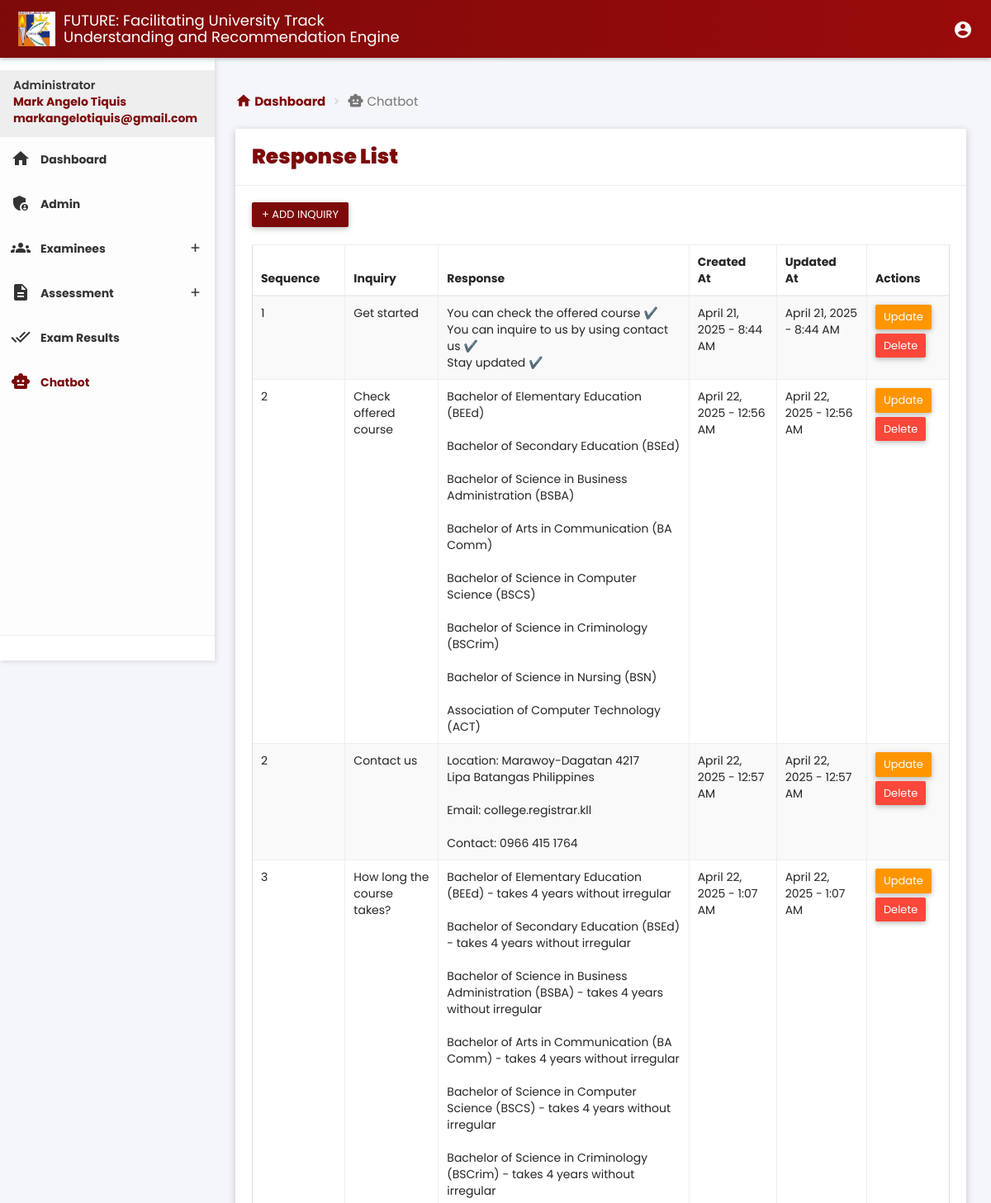
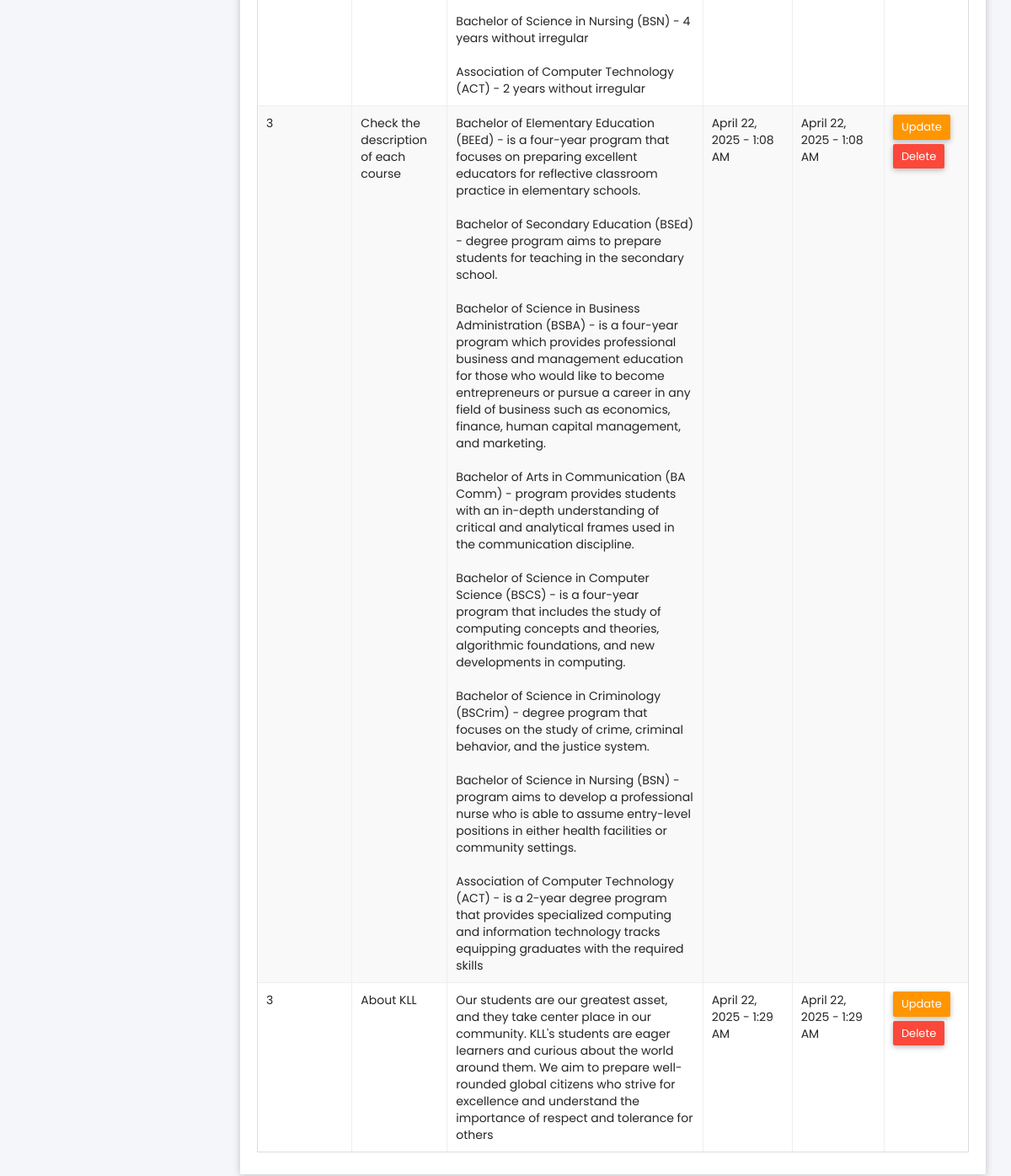
The app's page /admin/chatbot.php (signed in) with its own data (2 pictures, top to bottom).
### tables this page shows
CREATE TABLE `tbl_chatbot` (
  `id` int(11) NOT NULL,
  `chat_question` text NOT NULL,
  `bot_response` text NOT NULL,
  `created_at` timestamp NOT NULL DEFAULT current_timestamp(),
  `updated_at` timestamp NOT NULL DEFAULT current_timestamp(),
  `sequence` int(11) DEFAULT 0
);

### admin/chatbot.php (the view, shortened to what this page needs)
<?php
include '../database/connection.php';
$get_chatbot = "SELECT * FROM `tbl_chatbot`";
$stmt_get_chatbot = $conn->query($get_chatbot);
$chatbot = $stmt_get_chatbot->fetchAll(PDO::FETCH_ASSOC);
?>
<!DOCTYPE html>
<html>
<head>
    <link href="plugins/bootstrap/css/bootstrap.css" rel="stylesheet">
    <link href="plugins/bootstrap-select/css/bootstrap-select.css" rel="stylesheet">
    <link href="plugins/node-waves/waves.css" rel="stylesheet" />
    <link href="plugins/animate-css/animate.css" rel="stylesheet" />
    <link href="plugins/jquery-datatable/skin/bootstrap/css/dataTables.bootstrap.css" rel="stylesheet">
    <link href="css/style.css" rel="stylesheet">
    <link href="css/themes/all-themes.css" rel="stylesheet" />
    <link rel="stylesheet" href="css/custom.css">
</head>
<body class="theme-red">
    <nav class="navbar">
        <div class="container-fluid">
            <div class="navbar-header">
                <a id="app-title" style="display:flex;align-items:center" class="navbar-brand" href="index.php">
                    <img id="bcas-logo" style="width:45px;display:inline;margin-right:10px;" src="images/dashboard/kll-logo.jpg" />
                    FUTURE: Facilitating University Track <br> Understanding and Recommendation Engine
                </a>
            </div>
            <div class="collapse navbar-collapse" id="navbar-collapse">
                <ul class="nav navbar-nav navbar-right">
                    <li class="pull-right"><a href="javascript:void(0);" class="js-right-sidebar" data-close="true"><i class="material-icons">account_circle</i></a></li>
                </ul>
            </div>
        </div>
    </nav>
    <section>
        <?php include 'components/left_sidebar.php' ?>
    </section>
    <section class="content">
        <div class="container-fluid">
            <div class="block-header">
                <ol style="font-size: 15px;" class="breadcrumb breadcrumb-col-red">
                    <li><a href="index.php"><i style="font-size: 20px;" class="material-icons">home</i>
                            Dashboard</a></li>
                    <li class="active"><i style="font-size: 20px;" class="material-icons">smart_toy</i>
                        Chatbot
                    </li>
                </ol>
            </div>
            <div class="row clearfix">
                <div class="col-lg-12 col-md-12 col-sm-12 col-xs-12">
                    <div class="card">
                        <div class="header">
                            <h2 style="font-size: 25px; font-weight: 900; color: #7D0A0A;">
                                Response List
                            </h2>
                        </div>
                        <div class="body">
                            <div>
                                <a href="add_inquiry.php" class="btn bg-red waves-effect" style="margin-bottom: 15px;">+ ADD INQUIRY</a>
                            </div>
                            <div class="table-responsive">
                                <table class="table table-bordered table-striped table-hover js-basic-example dataTable">
                                    <thead>
                                        <tr>
                                            <th>Sequence</th>
                                            <th>Inquiry</th>
                                            <th>Response</th>
                                            <th>Created At</th>
                                            <th>Updated At</th>
                                            <th>Actions</th>
                                        </tr>
                                    </thead>
                                    <tbody>
                                        <?php foreach ($chatbot as $chatbots): ?>
                                            <tr>
                                                <td><?php echo $chatbots['sequence'] ?></td>
                                                <td><?php echo $chatbots['chat_question'] ?></td>
                                                <td><?php echo nl2br($chatbots['bot_response']) ?></td>
                                                <td><?php echo date('F j, Y - g:i A', strtotime($chatbots['created_at'])); ?></td>
                                                <td><?php echo date('F j, Y - g:i A', strtotime($chatbots['updated_at'])); ?></td>
                                                <td>
                                                    <a href="update_chatbot.php?id=<?php echo $chatbots['id']; ?>" class="btn btn-warning btn-sm" style="margin-bottom: 5px;">Update</a>
                                                    <a href="delete_chatbot.php?id=<?php echo $chatbots['id']; ?>"
                                                        class="btn btn-danger btn-sm"
                                                        onclick="return confirm('Are you sure you want to delete this record?');">Delete</a>
                                                </td>
                                            </tr>
                                        <?php endforeach ?>
                                    </tbody>
                                </table>
                            </div>
                        </div>
                    </div>
                </div>
            </div>
    </section>
</body>
</html>

### admin/components/left_sidebar.php (shortened to what this page needs)
<aside id="leftsidebar" class="sidebar">
    <div class="menu">
        <ul class="list">
            <li class="header" style="font-size:14px !important; color: #333 !important;">Administrator <br>
                <label style="font-weight:700; color: #7D0A0A;">
                    <?php echo $_SESSION['fullname']; ?> <br>
                    <?php echo $_SESSION['email']; ?>
                </label>
            </li>
            <li class="<?php echo (basename($_SERVER['PHP_SELF']) == 'index.php') ? 'active' : ''; ?>">
                <a href="index.php">
                    <i class="material-icons">home</i>
                    <span>Dashboard</span>
                </a>
            </li>
            <li class="<?php echo (in_array(basename($_SERVER['PHP_SELF']), ['admin_management.php', 'add_admin.php', 'update_admin.php'])) ? 'active' : ''; ?>">
                <a href="admin_management.php">
                    <i class="material-icons">admin_panel_settings</i>
                    <span>Admin</span>
                </a>
            </li>
            <li class="<?php echo (basename($_SERVER['PHP_SELF']) == 'add_examiners.php' || basename($_SERVER['PHP_SELF']) == 'examinees_list.php' || basename($_SERVER['PHP_SELF']) == 'add_default_id.php') ? 'active' : ''; ?>">
                <a href="javascript:void(0);" class="menu-toggle">
                    <i class="material-icons">groups</i>
                    <span>Examinees</span>
                </a>
            </li>
            <li class="<?php echo (
                            basename($_SERVER['PHP_SELF']) == 'course.php' ||
                            basename($_SERVER['PHP_SELF']) == 'questionnaire.php' ||
                            basename($_SERVER['PHP_SELF']) == 'add_course.php' ||
                            basename($_SERVER['PHP_SELF']) == 'update_course.php' ||
                            basename($_SERVER['PHP_SELF']) == 'add_questionnaire.php' ||
                            basename($_SERVER['PHP_SELF']) == 'update_questionnaire.php' ||
                            basename($_SERVER['PHP_SELF']) == 'update_question.php'
                        ) ? 'active' : ''; ?>">
                <a href="javascript:void(0);" class="menu-toggle">
                    <i class="material-icons">description</i>
                    <span>Assessment</span>
                </a>
            </li>
            <li class="<?php echo (basename($_SERVER['PHP_SELF']) == 'exam_results.php' || basename($_SERVER['PHP_SELF']) == 'view_results.php') ? 'active' : ''; ?>">
                <a href="exam_results.php">
                    <i class="material-icons">done_all</i>
                    <span>Exam Results</span>
                </a>
            </li>
            <li class="<?php echo (basename($_SERVER['PHP_SELF']) == 'chatbot.php' || basename($_SERVER['PHP_SELF']) == 'add_inquiry.php' || basename($_SERVER['PHP_SELF']) == 'update_chatbot.php') ? 'active' : ''; ?>">
                <a href="chatbot.php">
                    <i class="material-icons">smart_toy</i>
                    <span>Chatbot</span>
                </a>
            </li>
        </ul>
    </div>
    <div class="legal">
    </div>
</aside>

### admin/css/themes/all-themes.css (style rules this page uses)
.theme-red .navbar-brand { color: #fff; }
.theme-red .nav>li>a { color: #fff; }
.theme-red .sidebar .menu .list li.active { background-color: transparent; }
.theme-red .sidebar .menu .list li.active> :first-child i, .theme-red .sidebar .menu .list li.active> :first-child span { color: #7D0A0A; }
.theme-red .sidebar .legal { background-color: #fff; }

### admin/css/custom.css (style rules this page uses)
.table-responsive { border: none !important; }
.breadcrumb { padding-left: 0px; }
.card .header { color: #7D0A0A !important; }
.content { color: #252525 !important; }
body { font-family: "Poppins", sans-serif !important; }
.navbar { background: linear-gradient(to right, #7D0A0A 0%, #9a0b0b 100%) !important; }
li.header { margin-top: 15px !important; }
body { background-color: #f5f6fa !important; }
.theme-red .sidebar .menu .list li.active> :first-child i, .theme-red .sidebar .menu .list li.active> :first-child span { color: #7D0A0A !important }
.block-header .breadcrumb { font-size: 15px; }

### admin/chatbot.php (style rules this page uses)
body { font-family: 'Poppins', sans-serif !important; }

### records on screen
tbl_chatbot: sequence "1", chat_question "Get started", bot_response "You can check the offered course ✔️ You can inquire to us by using contact us ✔️ Stay updated ✔️", created_at "April 21, 2025 - 8:44 AM", updated_at "April 21, 2025 - 8:44 AM"
tbl_chatbot: sequence "2", chat_question "Check offered course", bot_response "Bachelor of Elementary Education (BEEd) Bachelor of Secondary Education (BSEd) Bachelor of Science in Business Administration (BSBA) Bachelor of Arts in Communication (BA Comm) Bachelor of Science in Computer Science (BSCS) Bachelor of Science in Criminology (BSCrim) Bachelor of Science in Nursing (BSN) Association of Computer Technology (ACT)", created_at "April 22, 2025 - 12:56 AM", updated_at "April 22, 2025 - 12:56 AM"
tbl_chatbot: sequence "2", chat_question "Contact us", bot_response "Location: Marawoy-Dagatan 4217 Lipa Batangas Philippines Email: college.registrar.kll Contact: 0966 415 1764", created_at "April 22, 2025 - 12:57 AM", updated_at "April 22, 2025 - 12:57 AM"
tbl_chatbot: sequence "3", chat_question "How long the course takes?", bot_response "Bachelor of Elementary Education (BEEd) - takes 4 years without irregular Bachelor of Secondary Education (BSEd) - takes 4 years without irregular Bachelor of Science in Business Administration (BSBA) - takes 4 years without irregular Bachelor of Arts in Communication (BA Comm) - takes 4 years without irregular Bachelor of Science in Computer Science (BSCS) - takes 4 years without irregular Bachelor of Science in Criminology (BSCrim) - takes 4 years without irregular Bachelor of Science in Nursing (BSN) - 4 years without irregular Association of Computer Technology (ACT) - 2 years without irregular", created_at "April 22, 2025 - 1:07 AM", updated_at "April 22, 2025 - 1:07 AM"
tbl_chatbot: sequence "3", chat_question "Check the description of each course", bot_response "Bachelor of Elementary Education (BEEd) - is a four-year program that focuses on preparing excellent educators for reflective classroom practice in elementary schools. Bachelor of Secondary Education (BSEd) - degree program aims to prepare students for teaching in the secondary school. Bachelor of Science in Business Administration (BSBA) - is a four-year program which provides professional business and management education for those who would like to become entrepreneurs or pursue a career in any field of business such as economics, finance, human capital management, and marketing. Bachelor of Arts in Communication (BA Comm) - program provides students with an in-depth understanding of…", created_at "April 22, 2025 - 1:08 AM", updated_at "April 22, 2025 - 1:08 AM"
tbl_chatbot: sequence "3", chat_question "About KLL", bot_response "Our students are our greatest asset, and they take center place in our community. KLL's students are eager learners and curious about the world around them. We aim to prepare well-rounded global citizens who strive for excellence and understand the importance of respect and tolerance for others", created_at "April 22, 2025 - 1:29 AM", updated_at "April 22, 2025 - 1:29 AM"

### other values on screen
$_SESSION['fullname'] "Mark Angelo Tiquis"
$_SESSION['email'] "markangelotiquis@gmail.com"
